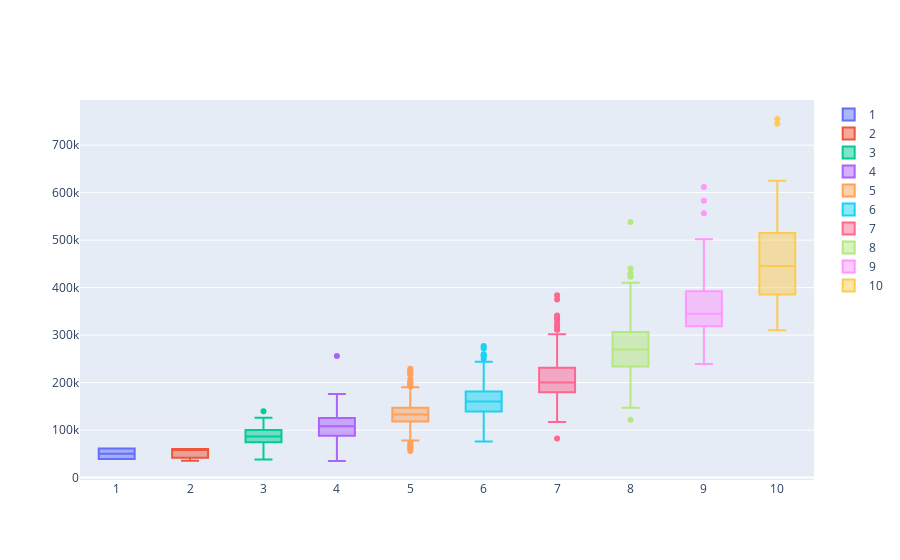

Here is the notebook cell this chart was saved with:
### Code cell
trace = []
for name, group in df_train[["SalePrice", "OverallQual"]].groupby("OverallQual"):
    trace.append( go.Box( y=group["SalePrice"].values, name=name ) )

fig = go.Figure(data=trace)
iplot(fig)
